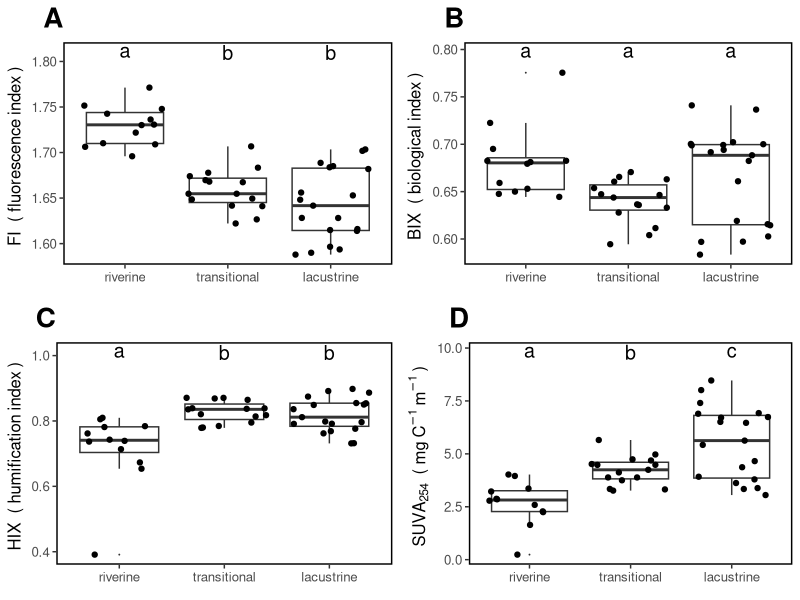

This figure's R source:
### Build Figure 5 
### OM source in DOM (optical properties) 
### Megan Berberich, University of Cincinnati

## load packages
library(dplyr)
library(ggplot2)
library(openxlsx)
library(gridExtra)

## load data
master <- read.xlsx("data/process/master_by_sample.xlsx")

#slurry_dry_wt <- read.xlsx("data/raw/slurry_dry_wt_final_pressure.xlsx")
#organic_matter <- read.xlsx("data/raw/LOI.xlsx")

## calculations on data
# calculate methane production rates in umol CH4 g dry sediment^-1 day^-1
#ch4$umol_CH4_day_g_sed <- (ch4$umol_CH4_day / slurry_dry_wt$slurry.dry.wt.g[1:46])
# calculate methane production rates in umol CH4 g OM^-1 day^-1
#ch4$umol_CH4_day_g_OM <- (ch4$umol_CH4_day / (slurry_dry_wt$slurry.dry.wt.g[1:46] * organic_matter$OM.drywt.percent[1:46]))

## plot boxplots of CH4 production rates
om_source_dissolved <- grid.arrange(
  # methane production rates, normalized by volume
  # statistical significance asterick was added manually
  ggplot(master, aes(zone, fi)) +
    geom_boxplot(outlier.size = 0, outlier.colour = NULL) +
    labs(y=expression(FI~" ("~fluorescence~index~") "),
         x=expression("")) +
    scale_x_discrete(limits = c("riverine", "transitional", "lacustrine")) + ggtitle("A") +
    theme(panel.background = element_rect(fill = "white"),
          panel.grid.major = element_blank(),
          text=element_text(size=12),
          plot.title = element_text(face="bold", hjust = -0.065, size = 20),
          panel.border = element_rect(size = 1, fill = NA)) +
    geom_jitter() +
    annotate('text', x = 1, y = 1.81, 
             label = " a ",parse = TRUE,size=5) +
    annotate('text', x = 2, y = 1.8097, 
             label = " b ",parse = TRUE,size=5) +
    annotate('text', x = 3, y = 1.8097, 
             label = " b ",parse = TRUE,size=5),
  
  ggplot(master, aes(zone, bix)) +
    geom_boxplot(outlier.size = 0, outlier.colour = NULL) +
    labs(y=expression(BIX~" ("~biological~index~") "),
         x=expression("")) +
    scale_x_discrete(limits = c("riverine", "transitional", "lacustrine")) + ggtitle("B") +
    theme(panel.background = element_rect(fill = "white"),
          panel.grid.major = element_blank(),
          text=element_text(size=12),
          plot.title = element_text(face="bold", hjust = -0.065, size = 20),
          panel.border = element_rect(size = 1, fill = NA)) +
    geom_jitter() +
    annotate('text', x = 1, y = 0.797, 
             label = " a ",parse = TRUE,size=5) +
    annotate('text', x = 2, y = 0.797, 
             label = " a ",parse = TRUE,size=5) +
    annotate('text', x = 3, y = 0.797, 
             label = " a ",parse = TRUE,size=5) ,
  
  ggplot(master, aes(zone, hix)) +
    geom_boxplot(outlier.size = 0, outlier.colour = NULL) +
    labs(y=expression(HIX~" ("~humification~index~") "),
         x=expression("")) +
    scale_x_discrete(limits = c("riverine", "transitional", "lacustrine")) + ggtitle("C") +
    theme(panel.background = element_rect(fill = "white"),
          panel.grid.major = element_blank(),
          text=element_text(size=12),
          plot.title = element_text(face="bold", hjust = -0.065, size = 20),
          panel.border = element_rect(size = 1, fill = NA)) +
    geom_jitter() +
    annotate('text', x = 1, y = 1.01, 
             label = " a ",parse = TRUE,size=5) +
    annotate('text', x = 2, y = 1.0097, 
             label = " b ",parse = TRUE,size=5) +
    annotate('text', x = 3, y = 1.0097, 
             label = " b ",parse = TRUE,size=5),
  
  ggplot(master, aes(zone, suva254)) +
    geom_boxplot(outlier.size = 0, outlier.colour = NULL) +
    labs(y=expression(SUVA[254]~" ("~mg~C^{-1}~m^{-1}~") "),
         x=expression("")) +
    scale_x_discrete(limits = c("riverine", "transitional", "lacustrine")) + ggtitle("D") +
    theme(panel.background = element_rect(fill = "white"),
          panel.grid.major = element_blank(),
          text=element_text(size=12),
          plot.title = element_text(face="bold", hjust = -0.065, size = 20),
          panel.border = element_rect(size = 1, fill = NA)) +
    geom_jitter() +
    annotate('text', x = 1, y = 9.797, 
             label = " a ",parse = TRUE,size=5) +
    annotate('text', x = 2, y = 9.797, 
             label = " b ",parse = TRUE,size=5) +
    annotate('text', x = 3, y = 9.797, 
             label = " c ",parse = TRUE,size=5) ,
  
  nrow = 2, ncol = 2
)

ggsave(file = "results/figures/figure5_dissolved_om_optical.pdf", om_source_dissolved, 
       width=7.3, height = 6, dpi = 1200)

rm(om_source_dissolved)
